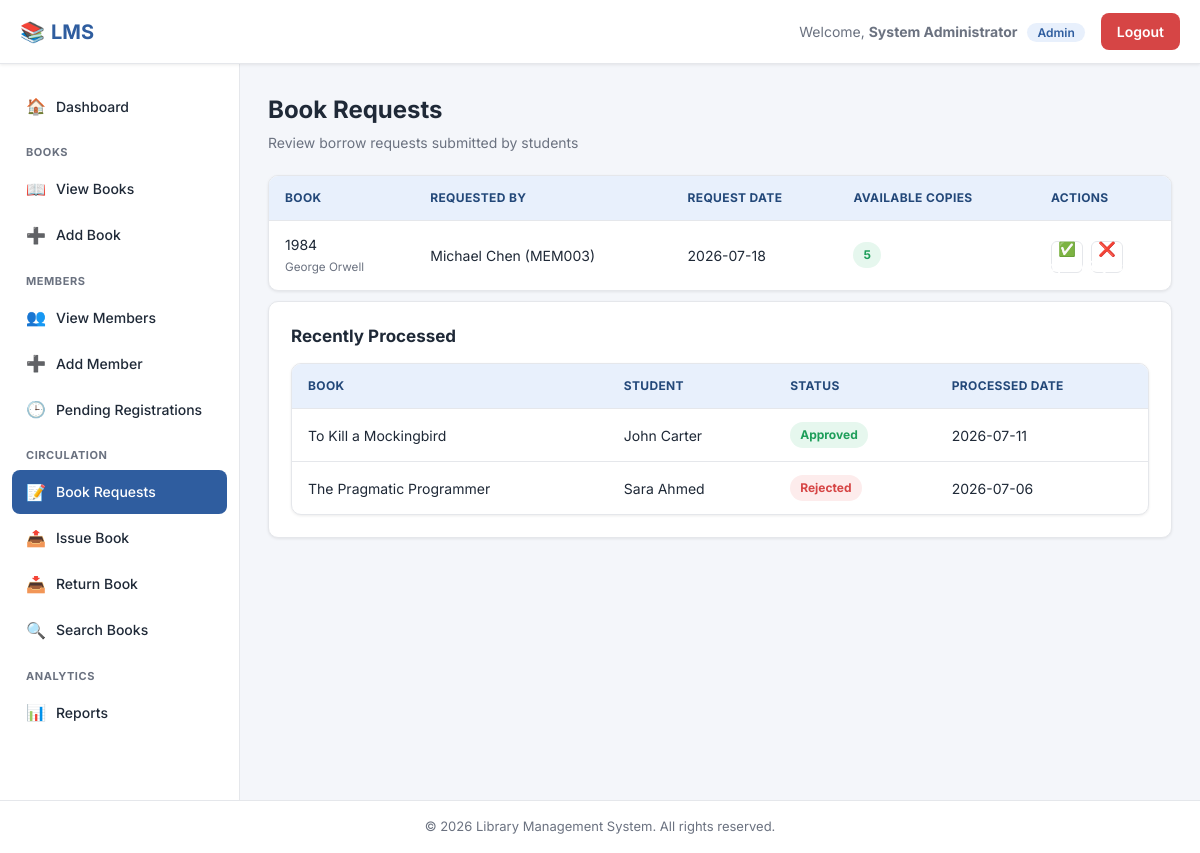
Page /requests/manage_requests.php (signed in) on the committed database.
### tables this page shows
CREATE TABLE book_requests (
    request_id INT AUTO_INCREMENT PRIMARY KEY,
    book_id INT NOT NULL,
    member_id INT NOT NULL,
    request_date DATE NOT NULL,
    status ENUM('Pending', 'Approved', 'Rejected') NOT NULL DEFAULT 'Pending',
    processed_by INT DEFAULT NULL,
    processed_date DATE DEFAULT NULL,
    FOREIGN KEY (book_id) REFERENCES books(book_id) ON DELETE CASCADE,
    FOREIGN KEY (member_id) REFERENCES members(member_id) ON DELETE CASCADE,
    FOREIGN KEY (processed_by) REFERENCES admins(admin_id) ON DELETE SET NULL
);

CREATE TABLE books (
    book_id INT AUTO_INCREMENT PRIMARY KEY,
    title VARCHAR(200) NOT NULL,
    author VARCHAR(150) NOT NULL,
    isbn VARCHAR(30) NOT NULL UNIQUE,
    category VARCHAR(100) NOT NULL,
    publisher VARCHAR(150),
    publish_year YEAR,
    total_copies INT NOT NULL DEFAULT 1,
    available_copies INT NOT NULL DEFAULT 1,
    shelf_location VARCHAR(50),
    added_date TIMESTAMP DEFAULT CURRENT_TIMESTAMP
);

CREATE TABLE members (
    member_id INT AUTO_INCREMENT PRIMARY KEY,
    member_code VARCHAR(20) NOT NULL UNIQUE,
    full_name VARCHAR(100) NOT NULL,
    email VARCHAR(100) NOT NULL UNIQUE,
    password VARCHAR(255) NOT NULL,        
    phone VARCHAR(20) NOT NULL,
    address VARCHAR(255),
    membership_date DATE NOT NULL,
    status ENUM('Pending', 'Active', 'Inactive', 'Rejected') NOT NULL DEFAULT 'Pending',
    approved_by INT DEFAULT NULL,
    FOREIGN KEY (approved_by) REFERENCES admins(admin_id) ON DELETE SET NULL
);

### requests/manage_requests.php (the view, shortened to what this page needs)
<?php
require_once '../config/config.php';
$pendingRequests = $conn->query("
    SELECT br.request_id, br.request_date, b.title, b.author, b.available_copies, m.full_name, m.member_code
    FROM book_requests br
    JOIN books b ON br.book_id = b.book_id
    JOIN members m ON br.member_id = m.member_id
    WHERE br.status = 'Pending'
    ORDER BY br.request_date ASC
");
$recentProcessed = $conn->query("
    SELECT br.request_id, br.status, br.processed_date, b.title, m.full_name
    FROM book_requests br
    JOIN books b ON br.book_id = b.book_id
    JOIN members m ON br.member_id = m.member_id
    WHERE br.status IN ('Approved','Rejected')
    ORDER BY br.processed_date DESC
    LIMIT 8
");
include '../includes/header.php';
include '../includes/sidebar.php';
?>
<div class="page-header">
    <div>
        <h1>Book Requests</h1>
        <p class="subtitle">Review borrow requests submitted by students</p>
    </div>
</div>
<div class="table-wrapper mb-1">
    <table>
        <thead>
            <tr><th>Book</th><th>Requested By</th><th>Request Date</th><th>Available Copies</th><th>Actions</th></tr>
        </thead>
        <tbody>
            <?php if ($pendingRequests->num_rows === 0): ?>
                <tr><td colspan="5" class="text-center">No pending requests. 🎉</td></tr>
            <?php else: while ($r = $pendingRequests->fetch_assoc()): ?>
                <tr>
                    <td><?php echo htmlspecialchars($r['title']); ?><br><small style="color:var(--text-muted);"><?php echo htmlspecialchars($r['author']); ?></small></td>
                    <td><?php echo htmlspecialchars($r['full_name'] . ' (' . $r['member_code'] . ')'); ?></td>
                    <td><?php echo htmlspecialchars($r['request_date']); ?></td>
                    <td>
                        <?php if ($r['available_copies'] > 0): ?>
                            <span class="badge badge-success"><?php echo (int)$r['available_copies']; ?></span>
                        <?php else: ?>
                            <span class="badge badge-danger">0</span>
                        <?php endif; ?>
                    </td>
                    <td>
                        <div class="action-icons">
                            <form method="POST" action="manage_requests.php" style="display:inline;">
                                <button type="submit" class="btn btn-success btn-sm" <?php echo $r['available_copies'] < 1 ? 'disabled' : ''; ?>>✅ Approve</button>
                            </form>
                            <form method="POST" action="manage_requests.php" style="display:inline;" onsubmit="return confirm('Reject this request?');">
                                <button type="submit" class="btn btn-danger btn-sm">❌ Reject</button>
                            </form>
                        </div>
                    </td>
                </tr>
            <?php endwhile; endif; ?>
        </tbody>
    </table>
</div>
<div class="card">
    <h2>Recently Processed</h2>
    <div class="table-wrapper">
        <table>
            <thead><tr><th>Book</th><th>Student</th><th>Status</th><th>Processed Date</th></tr></thead>
            <tbody>
                <?php if ($recentProcessed->num_rows === 0): ?>
                    <tr><td colspan="4" class="text-center">No processed requests yet.</td></tr>
                <?php else: while ($r = $recentProcessed->fetch_assoc()): ?>
                    <tr>
                        <td><?php echo htmlspecialchars($r['title']); ?></td>
                        <td><?php echo htmlspecialchars($r['full_name']); ?></td>
                        <td><span class="badge <?php echo $r['status'] === 'Approved' ? 'badge-success' : 'badge-danger'; ?>"><?php echo htmlspecialchars($r['status']); ?></span></td>
                        <td><?php echo htmlspecialchars($r['processed_date']); ?></td>
                    </tr>
                <?php endwhile; endif; ?>
            </tbody>
        </table>
    </div>
</div>
<?php include '../includes/footer.php'; ?>

### assets/css/style.css (style rules this page uses)
:root { --primary: #2f5d9f; --primary-dark: #234879; --primary-light: #e8f0fc; --accent: #f0a500; --success: #1e9e5a; --success-bg: #e6f7ee; --danger: #d64545; --danger-bg: #fdecec; --warning: #e8a33d; --warning-bg: #fdf3e2; --text-dark: #1f2937; --text-muted: #6b7280; --border-color: #e5e7eb; --bg-body: #f4f6fa; --bg-white: #ffffff; --radius: 10px; --shadow-sm: 0 1px 3px rgba(0,0,0,0.08); --shadow-md: 0 4px 14px rgba(0,0,0,0.08); --sidebar-width: 240px; --topbar-height: 64px; }
* { margin: 0; padding: 0; box-sizing: border-box; }
body { font-family: 'Inter', -apple-system, BlinkMacSystemFont, 'Segoe UI', sans-serif; background: var(--bg-body); color: var(--text-dark); line-height: 1.5; }
button { font-family: inherit; cursor: pointer; }
.page-header { display: flex; align-items: center; justify-content: space-between; margin-bottom: 22px; flex-wrap: wrap; gap: 12px; }
.page-header h1 { font-size: 24px; font-weight: 700; }
.page-header p.subtitle { color: var(--text-muted); font-size: 14px; margin-top: 4px; }
.btn { display: inline-flex; align-items: center; gap: 6px; padding: 10px 18px; border-radius: 8px; font-size: 14px; font-weight: 600; border: none; transition: transform .1s, box-shadow .15s, background .2s; }
.btn-success { background: var(--success); color: #fff; }
.btn-danger { background: var(--danger); color: #fff; }
.btn-sm { padding: 6px 12px; font-size: 13px; }
.card { background: var(--bg-white); border-radius: var(--radius); box-shadow: var(--shadow-sm); border: 1px solid var(--border-color); padding: 22px; }
.card h2, .card h3 { margin-bottom: 14px; font-size: 17px; font-weight: 700; }
.table-wrapper { overflow-x: auto; background: var(--bg-white); border-radius: var(--radius); border: 1px solid var(--border-color); box-shadow: var(--shadow-sm); }
table { width: 100%; border-collapse: collapse; min-width: 700px; }
thead { background: var(--primary-light); }
th, td { text-align: left; padding: 13px 16px; font-size: 14px; border-bottom: 1px solid var(--border-color); }
th { color: var(--primary-dark); font-weight: 700; text-transform: uppercase; font-size: 12px; letter-spacing: .03em; }
tbody tr:last-child td { border-bottom: none; }
.badge { padding: 4px 10px; border-radius: 20px; font-size: 12px; font-weight: 700; display: inline-block; }
.badge-success { background: var(--success-bg); color: var(--success); }
.badge-danger { background: var(--danger-bg); color: var(--danger); }
.action-icons { display: flex; gap: 8px; }
.action-icons a, .action-icons button { width: 32px; height: 32px; border-radius: 6px; border: 1px solid var(--border-color); display: inline-flex; align-items: center; justify-content: center; background: #fff; font-size: 14px; }
.mb-1 { margin-bottom: 10px; }

### rows in the picture
book_requests: book.title "1984", book.author "George Orwell", member.member_code "Michael Chen (MEM003)", request_date "2026-07-18", book.available_copies "5"
book_requests: book.title "To Kill a Mockingbird", member.full_name "John Carter", status "Approved", processed_date "2026-07-11"
book_requests: book.title "The Pragmatic Programmer", member.full_name "Sara Ahmed", status "Rejected", processed_date "2026-07-06"

### other values in the picture
$welcome_name "System Administrator"
$welcome_role "Admin"
